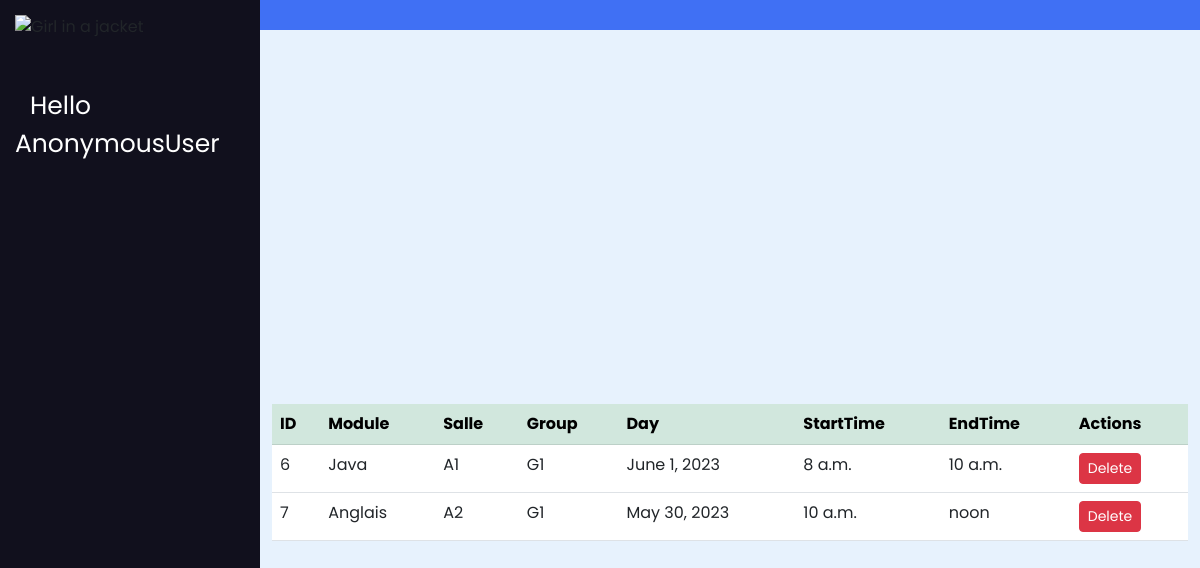
/list_exams/, run on the app's committed database.
### exam_app/models.py (models this page shows)
class Exam(models.Model):
    module = models.ForeignKey(Module, on_delete=models.CASCADE, null=True)
    salle = models.ForeignKey(Salle, on_delete=models.CASCADE, null=True)
    group = models.ForeignKey(Group, on_delete=models.CASCADE, null=True)
    responsable = models.ForeignKey(Professor, on_delete=models.CASCADE, null=True)
    day = models.DateField()
    start_time = models.TimeField()
    end_time = models.TimeField()

class Module(models.Model):
    libelle = models.CharField(max_length=30)
    effectif = models.IntegerField()
    semestre = models.ForeignKey('Semestre', on_delete=models.CASCADE)
    def __str__(self):
        return self.libelle

class Salle(models.Model):
    name = models.CharField(max_length=10)
    capacite = models.IntegerField()
    def __str__(self):
        return self.name

class Group(models.Model):
    name = models.CharField(max_length=10)
    def __str__(self):
        return f"{self.name}"

### exam_app/views.py (the view)
# urls.py: path('list_exams/', ListExamsView, name="list_exams"),
def ListExamsView(request):
    all_exams = Exam.objects.all()
    return render(request, "list_exams.html", {"exams": all_exams})

### exam_app/templates/list_exams.html
{% extends "base.html" %}
{% block content %}
<div class="container">
<table class="table table-hover">
    <thead class="table-success">
      <th>ID</th>
      <th>Module</th>
      <th>Salle</th>
      <th>Group</th>
      <th>Day</th>
      <th>StartTime</th>
      <th>EndTime</th>
      <th>Actions</th>
    </thead>
    <tbody>
      {% for exam in exams %}
      <tr>
        <td>{{ exam.id }}</td>
        <td>{{ exam.module }}</td>
        <td>{{ exam.salle }}</td>
        <td>{{ exam.group }}</td>
        <td>{{ exam.day }}</td>
        <td>{{ exam.start_time }}</td>
        <td>{{ exam.end_time }}</td>
        <td>
          <a class="btn btn-sm btn-danger" href="{% url 'delete_exam' exam.id %}">Delete</a>
        </td>
      </tr>
      {% endfor %}
    </tbody>
  </table>
</div>
{% endblock content %}

### exam_app/static/css/style.css (style rules this page uses)
* { margin: 0; padding: 0; box-sizing: border-box; font-family: "Poppins", sans-serif; }

### data on the page
Exam: id "6", module "Java", salle "A1", group "G1", day "June 1, 2023", start_time "8 a.m.", end_time "10 a.m."
Exam: id "7", module "Anglais", salle "A2", group "G1", day "May 30, 2023", start_time "10 a.m.", end_time "noon"

### other printed values
{{ request.user }} "AnonymousUser"
